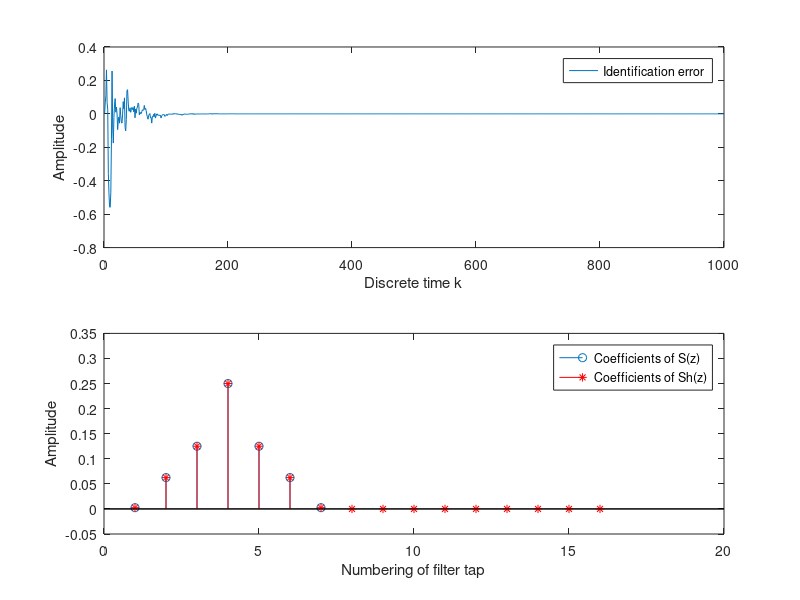
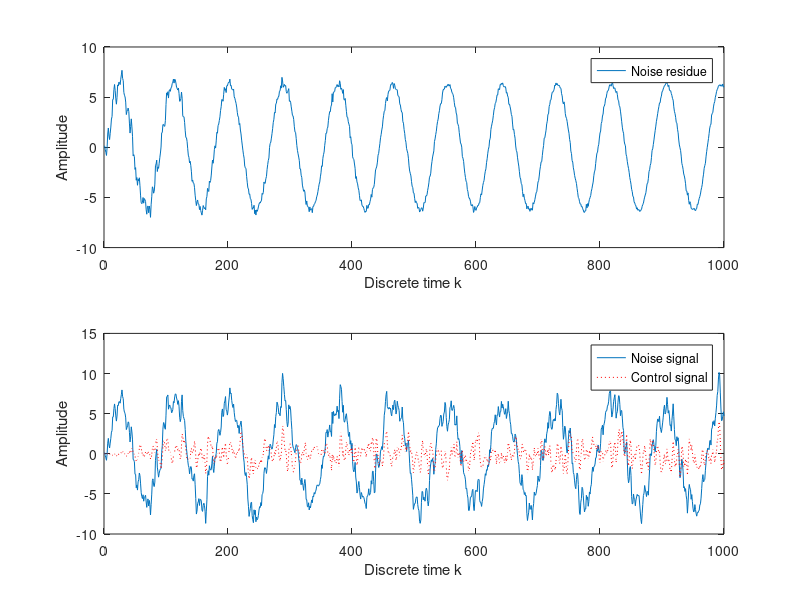

Write the MATLAB code that produced these figures, in order.
%--------------------------------------------------------------------------
% One of my friends asked me about the FxLMS algorithm. So, in return, 
% I provided him a little example of a single channel feed-forward active 
% noise control system based on the FxLMS. You can find many good 
% information in "Active Noise Control Systems - Algorithms and DSP 
% Implementations," written by S. M. Kuo and D. R. Morgan in 1996.
%
% Here is the sketch of the system. 
%
%              +-----------+                       +   
% x(k) ---+--->|   P(z)    |--yp(k)----------------> sum --+---> e(k)
%         |    +-----------+                          ^-   |
%         |                                           |    |
%         |        \                                ys(k)  |     
%         |    +-----------+          +-----------+   |    |
%         +--->|   C(z)    |--yw(k)-->|   S(z)    |---+    |
%         |    +-----------+          +-----------+        |
%         |            \                                   |
%         |             \----------------\                 |
%         |                               \                |
%         |    +-----------+          +-----------+        |
%         +--->|   Sh(z)   |--xs(k)-->|    LMS    |<-------+
%              +-----------+          +-----------+        
% 
% I used FIR filter to model P(z), C(z), S(z), and Sh(z).
% 
% Imagine that the noise x(k) is propagating from the source to the sensor,
% through the fluid medium P(z). The sensor measures the arriving noise as 
% yp(k). 
%
% To reduce noise, we generate another 'noise' yw(k) using the controller 
% C(z). We hope that it destructively interferes x(k). It means that the 
% controller has to be a model of the propagation medium P(z). Least mean 
% square algorithm is applied to adjust the controller coefficient/weight.
%
% However, there is also fluid medium S(z) that stay between the actuator 
% and sensor. We called it the secondary propagation path. So, to make the 
% solusion right, we need to compensate the adjustment process using Sh(z), 
% which is an estimate of S(z).
% 
% Let's start the code :)
%
% Developed by Agustinus Oey <oeyaugust@gmail.com>                        
% Center of Noise and Vibration Control (NoViC)                           
% Department of Mechanical Engineering                                    
% Korea Advanced Institute of Science and Technology (KAIST)              
% Daejeon, South Korea 
%--------------------------------------------------------------------------

% Set simulation duration (normalized) 
%ALbert's revised test  2016/03/03, adding music in the simulation
clear
T=1000; 
f = 500;
fs = 44.1e3;
for t = 1:T
    music(t) = 10*sin(2*pi*f*t/fs);
end

% We do not know P(z) and S(z) in reality. So we have to make dummy paths
% Pw and Sw are all unkown, They are only for simulation, we are not using
% them in LMS algorithem
Pw=[0.01 0.25 0.5 1 0.5 0.25 0.01];  %P(z) in above figure
Sw=Pw*0.25;                          %S(z) in above figure


% Remember that the first task is to estimate S(z). So, we can generate a
% white noise signal,
x_iden=randn(1,T);

% send it to the actuator, and measure it at the sensor position, 
y_iden=filter(Sw, 1, x_iden);

% Then, start the identification process
Shx=zeros(1,16);     % the state of Sh(z)
Shw=zeros(1,16);     % the weight of Sh(z)
e_iden=zeros(1,T);   % data buffer for the identification error

% and apply least mean square algorithm
mu=0.05;                         % learning rate
for k=1:T,                      % discrete time k
    Shx=[x_iden(k) Shx(1:15)];  % update the state
    Shy=sum(Shx.*Shw);	        % calculate output of Sh(z)
    e_iden(k)=y_iden(k)-Shy;    % calculate error         
    Shw=Shw+mu*e_iden(k)*Shx;   % adjust the weight
end

% Lets check the result
subplot(2,1,1)
plot([1:T], e_iden)
ylabel('Amplitude');
xlabel('Discrete time k');
legend('Identification error');
subplot(2,1,2)
stem(Sw) 
hold on 
stem(Shw, 'r*')
ylabel('Amplitude');
xlabel('Numbering of filter tap');
legend('Coefficients of S(z)', 'Coefficients of Sh(z)')


% The second task is the active control itself. Again, we need to simulate 
% the actual condition. In practice, it should be an iterative process of
% 'measure', 'control', and 'adjust'; sample by sample. Now, let's generate 
% the noise: 
X=randn(1,T);

% and measure the arriving noise at the sensor position, plus music from
% canceling speaker
md=filter(Sw, 1, music);
mNoise = 0.1*randn(1,T); %music's measuring noise in measure microphone
Yd=filter(Pw, 1, X) + md + mNoise;

  
% Initiate the system,
Cx=zeros(1,16);       % the state of C(z)
Cw=zeros(1,16);       % the weight of C(z)
Sx=zeros(size(Sw));   % the dummy state for the secondary path
e_cont=zeros(1,T);    % data buffer for the control error
Xhx=zeros(1,16);      % the state of the filtered x(k)
Cout=zeros(1,T);      % the canceling output

Shx=zeros(1,16); %Add: Albert's test

% and apply the FxLMS algorithm
mu=0.1;                            % learning rate
for k=1:T,                         % discrete time k
    Cx=[X(k) Cx(1:15)];            % update the controller state    
    Cy=sum(Cx.*Cw);                % calculate the controller output	
    Sx=[Cy Sx(1:length(Sx)-1)];    % propagate to secondary path
    e_cont(k)=Yd(k)-sum(Sx.*Sw);   % measure the residue
    e_for_update(k) = e_cont(k) - md(k);
    Cout(k) = sum(Sx.*Sw);
    Shx=[X(k) Shx(1:15)];          % update the state of Sh(z)
    Xhx=[sum(Shx.*Shw) Xhx(1:15)]; % calculate the filtered x(k)
    Cw=Cw+mu*e_for_update(k)*Xhx;        % adjust the controller weight
end

% Report the result
figure
subplot(2,1,1)
plot([1:T], e_cont)
ylabel('Amplitude');
xlabel('Discrete time k');
legend('Noise residue')
subplot(2,1,2)
plot([1:T], Yd) 
hold on 
plot([1:T], Yd-e_cont, 'r:')
ylabel('Amplitude');
xlabel('Discrete time k');
legend('Noise signal', 'Control signal')
